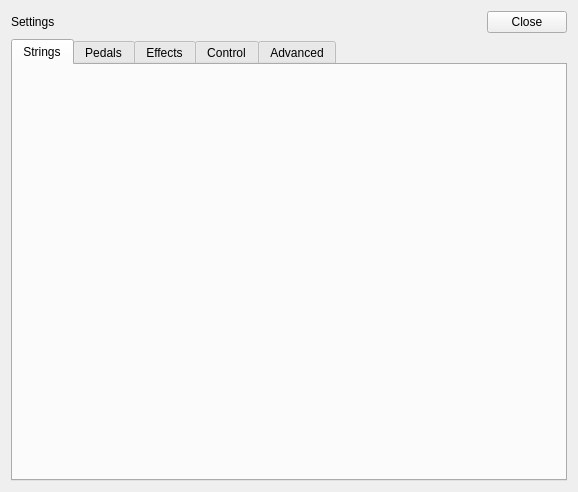
<?xml version="1.0" encoding="UTF-8"?>
<ui version="4.0">
 <class>Settings</class>
 <widget class="QWidget" name="Settings">
  <property name="geometry">
   <rect>
    <x>0</x>
    <y>0</y>
    <width>578</width>
    <height>492</height>
   </rect>
  </property>
  <property name="windowTitle">
   <string>Window</string>
  </property>
  <layout class="QVBoxLayout" name="verticalLayout_2">
   <item>
    <layout class="QVBoxLayout" name="verticalLayout">
     <item>
      <layout class="QHBoxLayout" name="horizontalLayout_2">
       <item>
        <widget class="QLabel" name="label">
         <property name="text">
          <string>Settings</string>
         </property>
        </widget>
       </item>
       <item>
        <spacer name="horizontalSpacer">
         <property name="orientation">
          <enum>Qt::Horizontal</enum>
         </property>
         <property name="sizeHint" stdset="0">
          <size>
           <width>40</width>
           <height>20</height>
          </size>
         </property>
        </spacer>
       </item>
       <item>
        <widget class="QPushButton" name="close_btn">
         <property name="text">
          <string>Close</string>
         </property>
        </widget>
       </item>
      </layout>
     </item>
     <item>
      <widget class="QTabWidget" name="tabWidget">
       <property name="currentIndex">
        <number>0</number>
       </property>
       <widget class="QWidget" name="tab_2">
        <attribute name="title">
         <string>Strings</string>
        </attribute>
        <layout class="QVBoxLayout" name="verticalLayout_5">
         <property name="spacing">
          <number>0</number>
         </property>
         <property name="leftMargin">
          <number>0</number>
         </property>
         <property name="topMargin">
          <number>0</number>
         </property>
         <property name="rightMargin">
          <number>0</number>
         </property>
         <property name="bottomMargin">
          <number>0</number>
         </property>
         <item>
          <layout class="QVBoxLayout" name="tab_strings_layout">
           <property name="topMargin">
            <number>0</number>
           </property>
           <property name="bottomMargin">
            <number>0</number>
           </property>
          </layout>
         </item>
        </layout>
       </widget>
       <widget class="QWidget" name="tab">
        <attribute name="title">
         <string>Pedals</string>
        </attribute>
        <layout class="QVBoxLayout" name="verticalLayout_6">
         <property name="leftMargin">
          <number>0</number>
         </property>
         <property name="topMargin">
          <number>0</number>
         </property>
         <property name="rightMargin">
          <number>0</number>
         </property>
         <property name="bottomMargin">
          <number>0</number>
         </property>
         <item>
          <layout class="QVBoxLayout" name="tab_pedals_layout">
           <property name="topMargin">
            <number>0</number>
           </property>
           <property name="bottomMargin">
            <number>0</number>
           </property>
          </layout>
         </item>
        </layout>
       </widget>
       <widget class="QWidget" name="tab_effects">
        <attribute name="title">
         <string>Effects</string>
        </attribute>
        <layout class="QVBoxLayout" name="verticalLayout_4">
         <property name="spacing">
          <number>0</number>
         </property>
         <property name="leftMargin">
          <number>0</number>
         </property>
         <property name="topMargin">
          <number>0</number>
         </property>
         <property name="rightMargin">
          <number>0</number>
         </property>
         <property name="bottomMargin">
          <number>0</number>
         </property>
         <item>
          <layout class="QVBoxLayout" name="tab_effects_layout">
           <property name="spacing">
            <number>0</number>
           </property>
          </layout>
         </item>
        </layout>
       </widget>
       <widget class="QWidget" name="tab_control">
        <attribute name="title">
         <string>Control</string>
        </attribute>
        <layout class="QVBoxLayout" name="verticalLayout_8">
         <property name="leftMargin">
          <number>0</number>
         </property>
         <property name="topMargin">
          <number>0</number>
         </property>
         <property name="rightMargin">
          <number>0</number>
         </property>
         <property name="bottomMargin">
          <number>0</number>
         </property>
         <item>
          <layout class="QVBoxLayout" name="tab_control_layout">
           <property name="spacing">
            <number>6</number>
           </property>
          </layout>
         </item>
        </layout>
       </widget>
       <widget class="QWidget" name="tab_general">
        <attribute name="title">
         <string>Advanced</string>
        </attribute>
        <layout class="QVBoxLayout" name="verticalLayout_7">
         <property name="spacing">
          <number>0</number>
         </property>
         <property name="leftMargin">
          <number>0</number>
         </property>
         <property name="topMargin">
          <number>0</number>
         </property>
         <property name="rightMargin">
          <number>0</number>
         </property>
         <property name="bottomMargin">
          <number>0</number>
         </property>
         <item>
          <layout class="QVBoxLayout" name="tab_general_layout"/>
         </item>
        </layout>
       </widget>
      </widget>
     </item>
    </layout>
   </item>
  </layout>
 </widget>
 <layoutdefault spacing="6" margin="11"/>
 <resources/>
 <connections/>
</ui>
